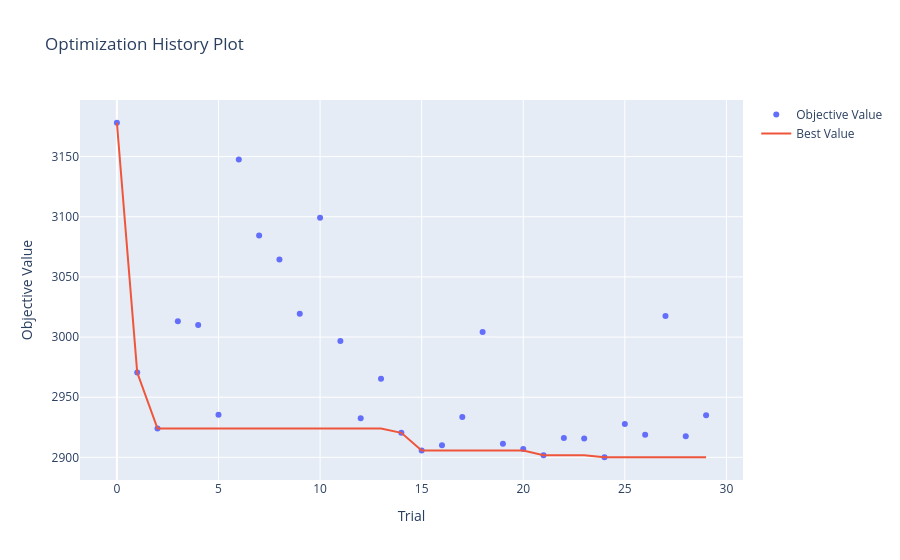

Write notebook code for a chart like this one.
### Markdown cell above
## Optimization History

### Code cell
if USE_OPTUNA:
    import optuna.visualization as vis
    fig = vis.plot_optimization_history(study)
    fig.show()

### Figure 1 — Plotly figure (JSON) as saved in the notebook; plotly's stock layout.template omitted (floating-point values rounded to 4 significant figures)
{"data": [{"mode": "markers", "name": "Objective Value", "type": "scatter", "x": [0, 1, 2, 3, 4, 5, 6, 7, 8, 9, 10, 11, 12, 13, 14, 15, 16, 17, 18, 19, 20, 21, 22, 23, 24, 25, 26, 27, 28, 29], "y": [3178.0, 2970.0, 2924.0, 3013.0, 3010.0, 2935.0, 3148.0, 3084.0, 3064.0, 3019.0, 3099.0, 2997.0, 2932.0, 2965.0, 2920.0, 2906.0, 2910.0, 2934.0, 3004.0, 2911.0, 2907.0, 2902.0, 2916.0, 2916.0, 2900.0, 2928.0, 2919.0, 3018.0, 2918.0, 2935.0]}, {"mode": "lines", "name": "Best Value", "type": "scatter", "x": [0, 1, 2, 3, 4, 5, 6, 7, 8, 9, 10, 11, 12, 13, 14, 15, 16, 17, 18, 19, 20, 21, 22, 23, 24, 25, 26, 27, 28, 29], "y": [3178.0, 2970.0, 2924.0, 2924.0, 2924.0, 2924.0, 2924.0, 2924.0, 2924.0, 2924.0, 2924.0, 2924.0, 2924.0, 2924.0, 2920.0, 2906.0, 2906.0, 2906.0, 2906.0, 2906.0, 2906.0, 2902.0, 2902.0, 2902.0, 2900.0, 2900.0, 2900.0, 2900.0, 2900.0, 2900.0]}, {"marker": {"color": "#cccccc"}, "mode": "markers", "name": "Infeasible Trial", "showlegend": false, "type": "scatter", "x": [], "y": []}], "layout": {"title": {"text": "Optimization History Plot"}, "xaxis": {"title": {"text": "Trial"}}, "yaxis": {"title": {"text": "Objective Value"}}}}
